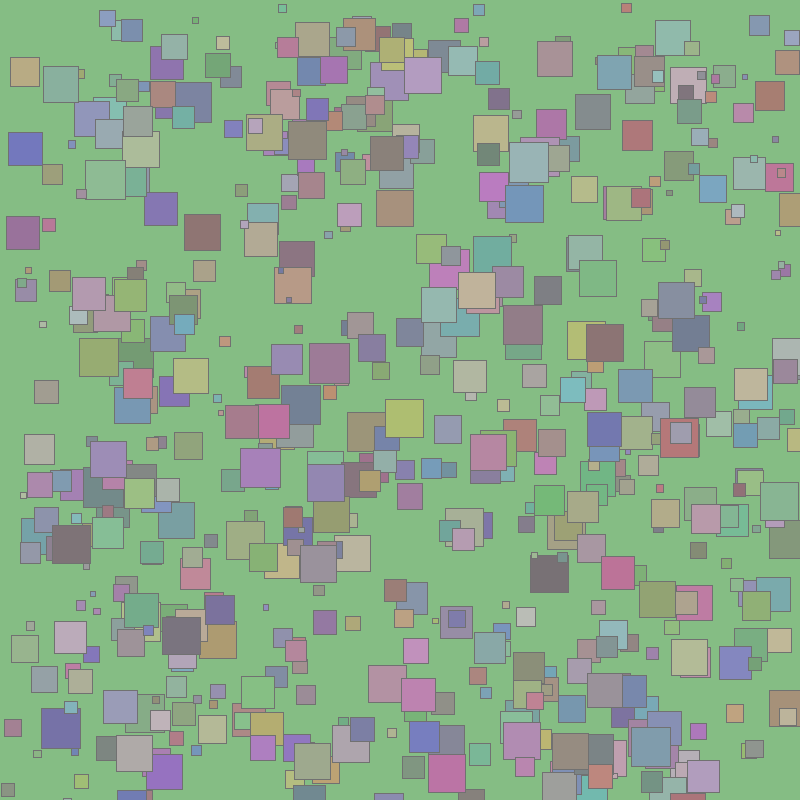
Frame 1 (no input)
Frame 60 (the mouse pressed at the canvas centre just before this capture): identical to frame 1, image omitted
Frame 120 (the mouse held since frame 60 and released just before this capture): identical to frame 1, image omitted

The Processing sketch that drew this single still picture (run headless with seeded random() and noise(); from frame 60 on, the mouse is pressed at the canvas centre):

// Processing sketch: processing_11954
// ── processing_11954.pde


int numberOfObjects = 600;
int minSize = 5;
int maxSize = 40;

int colorVariationRange = 80;

void setup(){
  size(800, 800);
    background(105, 252, 224);
  
  colorMode(RGB);
  drawThings();
}

void drawThings(){
 
  
   float randomBaseHue = random(0, 255 - colorVariationRange);
   
   background(random(randomBaseHue, randomBaseHue + colorVariationRange), 
    random(randomBaseHue, randomBaseHue + colorVariationRange), 
    random(randomBaseHue, randomBaseHue + colorVariationRange));
  
  for (int i=0; i < numberOfObjects; i = i + 1) {
    fill(random(randomBaseHue, randomBaseHue + colorVariationRange), 
    random(randomBaseHue, randomBaseHue + colorVariationRange), 
    random(randomBaseHue, randomBaseHue + colorVariationRange));
    
    stroke(random(randomBaseHue, randomBaseHue), random(randomBaseHue, randomBaseHue), 
    random(randomBaseHue, randomBaseHue));
    float randomSize = random(minSize, maxSize);
    
    rect(random(randomSize / 8, width - (randomSize/2)), 
    random(randomSize / 3, height - (randomSize/9)), 
    randomSize, randomSize);
  
  }
  
}
void draw(){
  
}

void keyPressed() {
  if (key == ' ') {
    drawThings();
  } 
}
